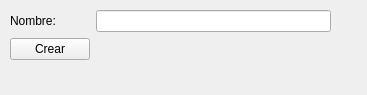
<?xml version="1.0" encoding="UTF-8"?>
<ui version="4.0">
 <class>Form</class>
 <widget class="QWidget" name="Form">
  <property name="geometry">
   <rect>
    <x>0</x>
    <y>0</y>
    <width>367</width>
    <height>95</height>
   </rect>
  </property>
  <property name="sizePolicy">
   <sizepolicy hsizetype="Fixed" vsizetype="Fixed">
    <horstretch>0</horstretch>
    <verstretch>0</verstretch>
   </sizepolicy>
  </property>
  <property name="windowTitle">
   <string>Crear Codigo - EMMV</string>
  </property>
  <widget class="QWidget" name="formLayoutWidget">
   <property name="geometry">
    <rect>
     <x>10</x>
     <y>10</y>
     <width>321</width>
     <height>61</height>
    </rect>
   </property>
   <layout class="QFormLayout" name="formLayout">
    <item row="0" column="0">
     <widget class="QLabel" name="label">
      <property name="text">
       <string>Nombre: </string>
      </property>
     </widget>
    </item>
    <item row="1" column="0">
     <widget class="QPushButton" name="pushButton">
      <property name="text">
       <string>Crear</string>
      </property>
     </widget>
    </item>
    <item row="0" column="1">
     <widget class="QLineEdit" name="lineEdit"/>
    </item>
   </layout>
  </widget>
 </widget>
 <resources/>
 <connections>
  <connection>
   <sender>lineEdit</sender>
   <signal>returnPressed()</signal>
   <receiver>pushButton</receiver>
   <slot>setFocus()</slot>
   <hints>
    <hint type="sourcelabel">
     <x>213</x>
     <y>23</y>
    </hint>
    <hint type="destinationlabel">
     <x>50</x>
     <y>54</y>
    </hint>
   </hints>
  </connection>
  <connection>
   <sender>pushButton</sender>
   <signal>clicked()</signal>
   <receiver>Form</receiver>
   <slot>create_new_code()</slot>
   <hints>
    <hint type="sourcelabel">
     <x>50</x>
     <y>54</y>
    </hint>
    <hint type="destinationlabel">
     <x>183</x>
     <y>47</y>
    </hint>
   </hints>
  </connection>
 </connections>
 <slots>
  <slot>create_new_code()</slot>
 </slots>
</ui>
